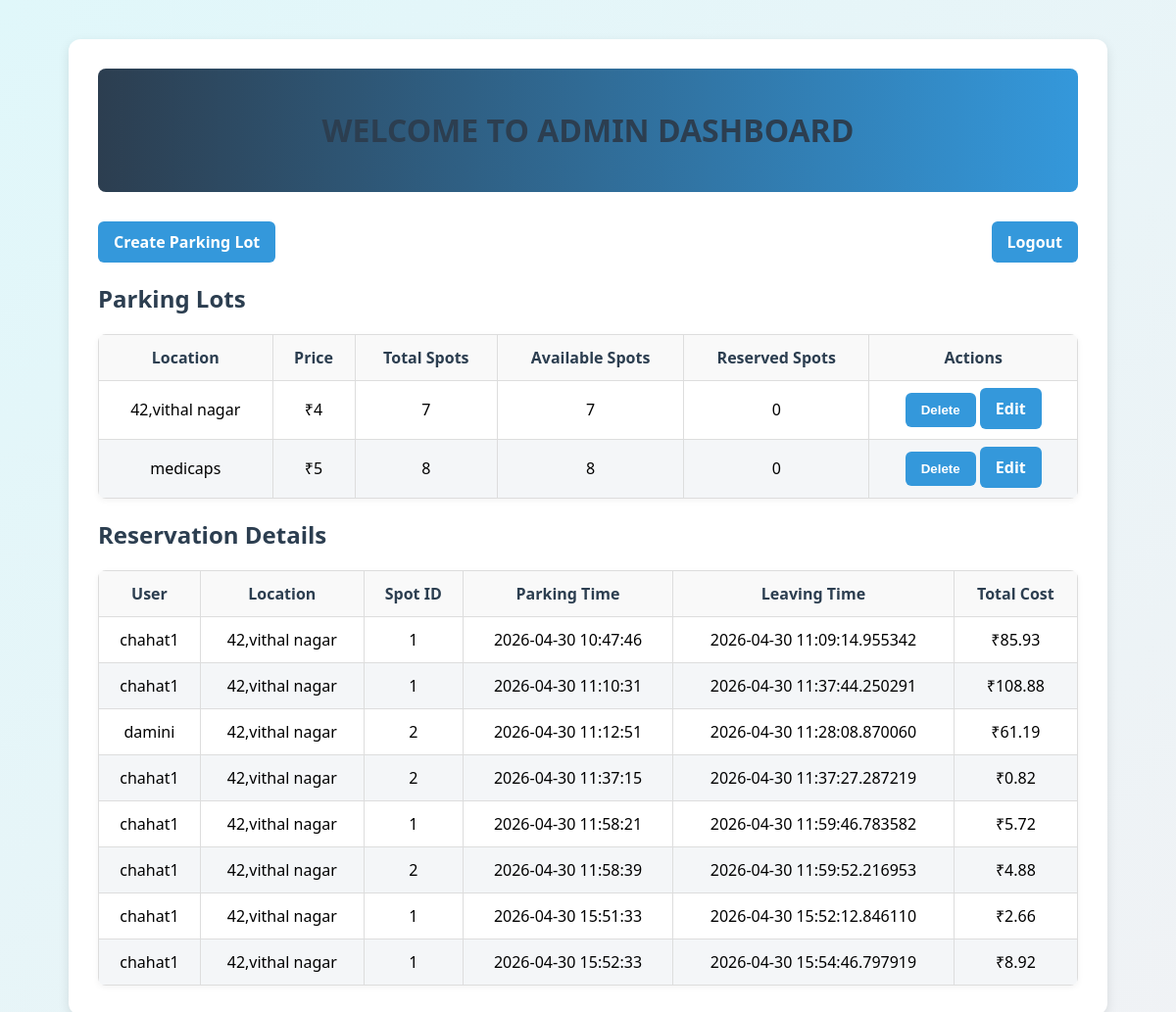
The app's page /admindashboard with its own data.
### app6.py (models this page shows)
class Parkinglot(db.Model):
    __tablename__="parkinglot"
    parking_id=db.Column(db.Integer,primary_key=True)
    location=db.Column(db.String(150),nullable=False)
    price=db.Column(db.Integer,nullable=False)
    maxspot=db.Column(db.Integer,nullable=False)
    spots = db.relationship("Parkingspot", backref="lot", cascade="all, delete-orphan")
    reservations = db.relationship("ReserveSpot", backref="lot", cascade="all, delete-orphan")

class ReserveSpot(db.Model):
    __tablename__="reservespot"
    reserve_id= db.Column(db.Integer,primary_key=True)
    reservespotid=db.Column(db.Integer,db.ForeignKey("parkinglot.parking_id"),nullable=False)
    reserveuserid=db.Column(db.Integer,db.ForeignKey("users.user_id"),nullable=False)
    parkingtime=db.Column(db.DateTime)
    leavingtime=db.Column(db.DateTime)
    parkingcostperunit=db.Column(db.Float,nullable=False)
    total_cost=db.Column(db.Float)
    reservedspotid = db.Column(db.Integer, db.ForeignKey("parkingspot.spot_id"), nullable=True)
    spot=db.relationship("Parkingspot",backref="reservations")
    vehicle_number = db.Column(db.String(20), nullable=False)

class Userdata(db.Model):
    __tablename__="users"
    user_id=db.Column(db.Integer,primary_key=True,autoincrement=True)
    username=db.Column(db.String(50),unique=True,nullable=False)
    password=db.Column(db.String(100),nullable=False)
    mobile=db.Column(db.String(10),nullable=False)
    pincode=db.Column(db.String(10),nullable=False)
    reservation=db.relationship("ReserveSpot",backref="user",cascade="all, delete-orphan")

class Parkingspot(db.Model):
    __tablename__="parkingspot"
    spot_id=db.Column(db.Integer,primary_key=True)
    lot_id=db.Column(db.Integer,db.ForeignKey("parkinglot.parking_id"),nullable=False)
    status=db.Column(db.String(9),nullable=False,default="available")

### app6.py (the view)
@app6.route("/admindashboard")
def admindashboard():
    lots=Parkinglot.query.all()
    reservations=ReserveSpot.query.join(Userdata).join(Parkingspot).all()
    return render_template("admindashboard.html",lots=lots,reservations=reservations)

### templates/admindashboard.html (shortened to what this page needs)
<!DOCTYPE html>
<html lang="en">
<head>
</head>
<body>
<div class="container">
    <header>
        <h1>WELCOME TO ADMIN DASHBOARD</h1>
    </header>
    <div class="toolbar">
        <a href="/createlot" class="btn">Create Parking Lot</a>
        <a href="/logout" class="btn">Logout</a>
    </div>
    <h2>Parking Lots</h2>
    <table>
        <thead>
            <tr>
                <th>Location</th>
                <th>Price</th>
                <th>Total Spots</th>
                <th>Available Spots</th>
                <th>Reserved Spots</th>
                <th>Actions</th>
            </tr>
        </thead>
        <tbody>
            {% for lot in lots %}
            <tr>
                <td>{{ lot.location }}</td>
                <td>₹{{ lot.price }}</td>
                <td>{{ lot.maxspot }}</td>
                <td>{{ lot.spots | selectattr("status", "equalto", "available") | list | length }}</td>
                <td>{{ lot.spots | selectattr("status", "equalto", "reserved") | list | length }}</td>
                <td>
                    <form action="/deletelot/{{ lot.parking_id }}" method="POST" style="display:inline;">
                        <button class="btn" type="submit">Delete</button>
                    </form>
                    <a href="/editlot/{{ lot.parking_id }}" class="btn">Edit</a>
                </td>
            </tr>
            {% endfor %}
        </tbody>
    </table>
    <h2>Reservation Details</h2>
    <table>
        <thead>
            <tr>
                <th>User</th>
                <th>Location</th>
                <th>Spot ID</th>
                <th>Parking Time</th>
                <th>Leaving Time</th>
                <th>Total Cost</th>
            </tr>
        </thead>
        <tbody>
            {% for res in reservations %}
            <tr>
                <td>{{ res.user.username }}</td>
                <td>{{ res.lot.location }}</td>
                <td>{{ res.spot.spot_id }}</td>
                <td>{{ res.parkingtime }}</td>
                <td>{{ res.leavingtime if res.leavingtime else "N/A" }}</td>
                <td>₹{{ res.total_cost if res.total_cost else "N/A" }}</td>
            </tr>
            {% endfor %}
        </tbody>
    </table>
</div>
</body>
</html>

### templates/admindashboard.html (style rules this page uses)
body { font-family: 'Segoe UI', Arial, sans-serif; background: linear-gradient(135deg, #e0f7fa, #f0f2f5); margin: 0; padding: 40px; }
.container { max-width: 1000px; margin: auto; background-color: #fff; padding: 30px; border-radius: 12px; box-shadow: 0 4px 12px rgba(0,0,0,0.1); }
header { background: linear-gradient(90deg, #2c3e50, #3498db); color: white; padding: 20px; border-radius: 8px; text-align: center; margin-bottom: 30px; }
h1, h2 { color: #2c3e50; }
.toolbar { display: flex; justify-content: space-between; margin-bottom: 20px; }
.btn { background-color: #3498db; color: white; padding: 10px 16px; border: none; border-radius: 6px; cursor: pointer; font-weight: bold; text-decoration: none; }
table { width: 100%; border-collapse: collapse; margin-top: 15px; border-radius: 8px; overflow: hidden; box-shadow: 0 2px 6px rgba(0,0,0,0.05); }
th, td { border: 1px solid #ddd; padding: 12px; text-align: center; }
th { background-color: #f9f9f9; font-weight: bold; color: #2c3e50; }
tr:nth-child(even) { background-color: #f4f6f8; }

### records on screen
Parkinglot: location "42,vithal nagar", price "4", maxspot "7", spots|selectattr "7", spots|selectattr "0"
Parkinglot: location "medicaps", price "5", maxspot "8", spots|selectattr "8", spots|selectattr "0"
ReserveSpot: user.username "chahat1", lot.location "42,vithal nagar", spot.spot_id "1", parkingtime "2026-04-30 10:47:46", leavingtime "2026-04-30 11:09:14.955342", total_cost "85.93"
ReserveSpot: user.username "chahat1", lot.location "42,vithal nagar", spot.spot_id "1", parkingtime "2026-04-30 11:10:31", leavingtime "2026-04-30 11:37:44.250291", total_cost "108.88"
ReserveSpot: user.username "damini", lot.location "42,vithal nagar", spot.spot_id "2", parkingtime "2026-04-30 11:12:51", leavingtime "2026-04-30 11:28:08.870060", total_cost "61.19"
ReserveSpot: user.username "chahat1", lot.location "42,vithal nagar", spot.spot_id "2", parkingtime "2026-04-30 11:37:15", leavingtime "2026-04-30 11:37:27.287219", total_cost "0.82"
ReserveSpot: user.username "chahat1", lot.location "42,vithal nagar", spot.spot_id "1", parkingtime "2026-04-30 11:58:21", leavingtime "2026-04-30 11:59:46.783582", total_cost "5.72"
ReserveSpot: user.username "chahat1", lot.location "42,vithal nagar", spot.spot_id "2", parkingtime "2026-04-30 11:58:39", leavingtime "2026-04-30 11:59:52.216953", total_cost "4.88"
ReserveSpot: user.username "chahat1", lot.location "42,vithal nagar", spot.spot_id "1", parkingtime "2026-04-30 15:51:33", leavingtime "2026-04-30 15:52:12.846110", total_cost "2.66"
ReserveSpot: user.username "chahat1", lot.location "42,vithal nagar", spot.spot_id "1", parkingtime "2026-04-30 15:52:33", leavingtime "2026-04-30 15:54:46.797919", total_cost "8.92"
